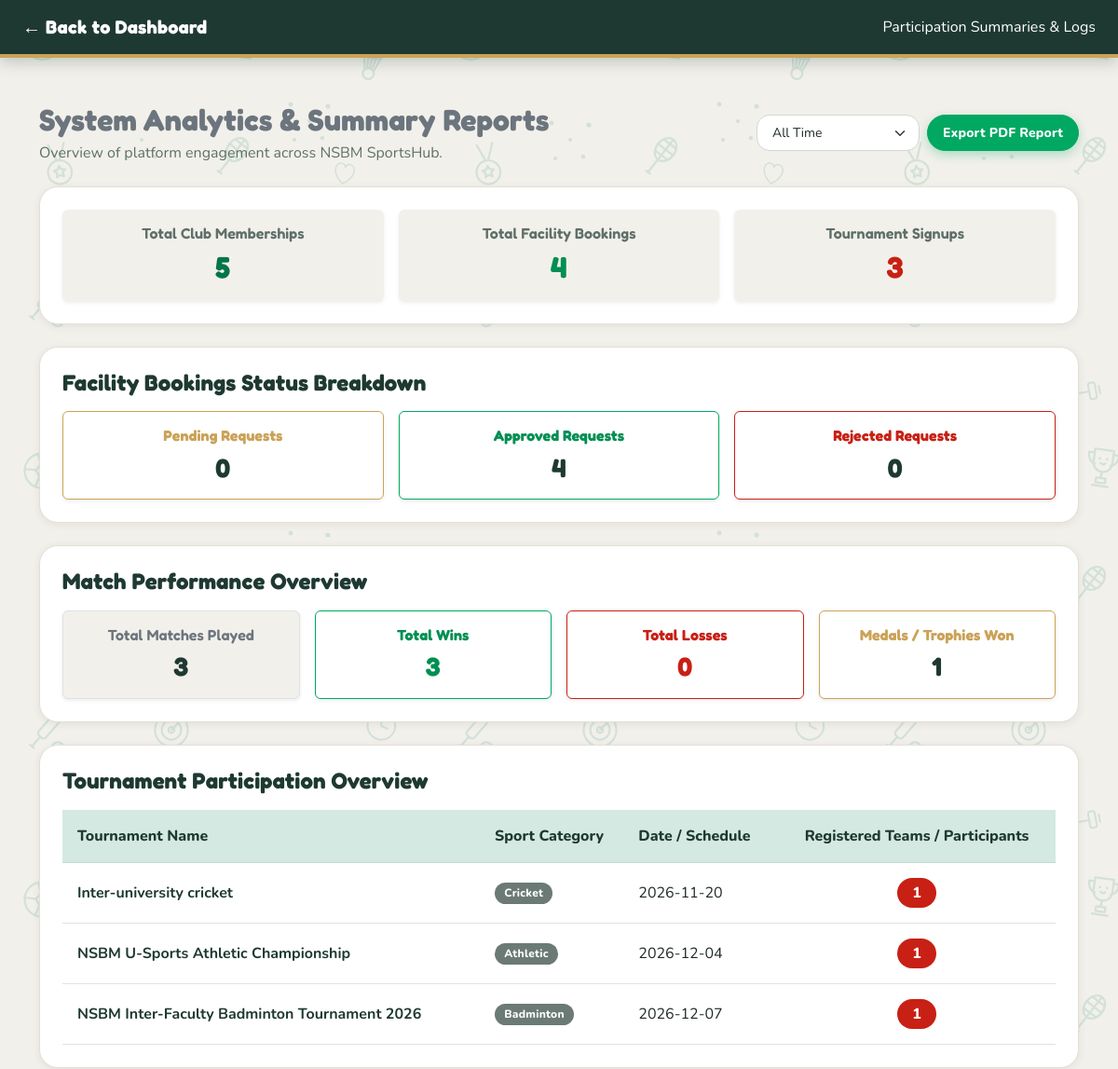
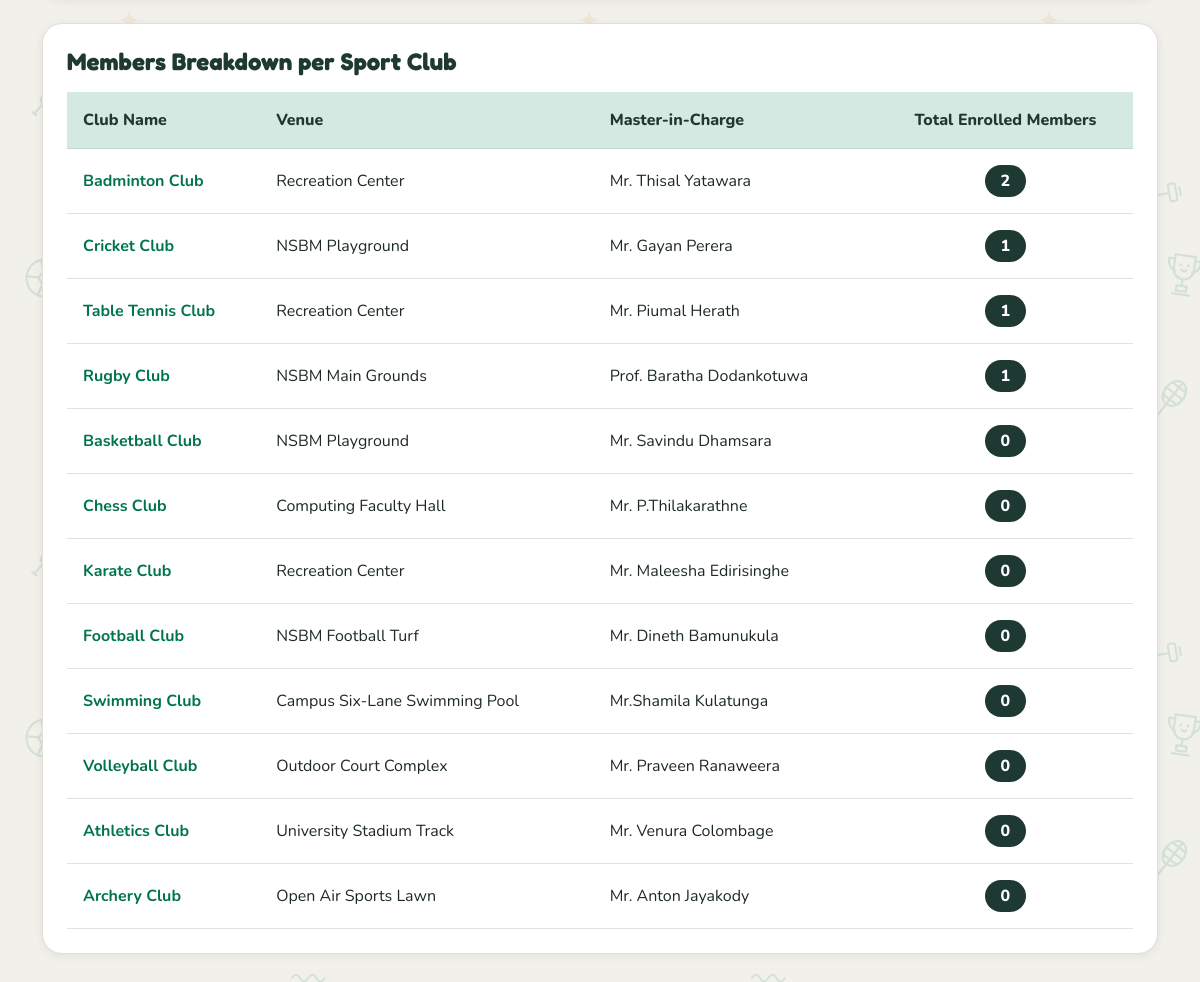
The page /admin/reports.php (signed in) on the database its author committed (2 pictures, top to bottom).
### tables this page shows
CREATE TABLE `tournaments` (
  `id` int(11) NOT NULL,
  `tournament_name` varchar(150) NOT NULL,
  `sport` varchar(100) NOT NULL DEFAULT '',
  `tournament_date` date NOT NULL,
  `venue` varchar(150) NOT NULL DEFAULT '',
  `description` text DEFAULT NULL
);

### admin/reports.php (the view, shortened to what this page needs)
<?php
include '../db.php';
$filter = isset($_GET['filter']) ? $_GET['filter'] : 'all';
?>
<!DOCTYPE html>
<html lang="en">
<head>
    <link href="https://cdn.jsdelivr.net/npm/bootstrap@5.3.0/dist/css/bootstrap.min.css" rel="stylesheet">
    <link rel="stylesheet" href="../style.css">
</head>
<body class="bg-light">
    <nav class="navbar navbar-dark bg-dark px-4 shadow-sm justify-content-between">
        <a class="navbar-brand fw-bold" href="dashboard.php">← Back to Dashboard</a>
        <span class="text-white">Participation Summaries & Logs</span>
    </nav>
    <div class="container my-5">
        <div class="d-flex justify-content-between align-items-center mb-4 flex-wrap gap-3">
            <div>
                <h2 class="fw-bold text-secondary mb-1">System Analytics & Summary Reports</h2>
                <p class="text-muted mb-0">Overview of platform engagement across NSBM SportsHub.</p>
            </div>
            <div class="d-flex gap-2">
                <form method="GET" class="d-flex align-items-center gap-2">
                    <select name="filter" class="form-select form-select-sm px-3 py-2 filter-dropdown" onchange="this.form.submit()">
                        <option value="all" <?php if($filter=='all') echo 'selected'; ?>>All Time</option>
                    </select>
                </form>
                <a href="export_pdf.php" class="btn btn-success btn-sm d-flex align-items-center gap-1 px-3">
                    Export PDF Report
                </a>
            </div>
        </div>
        <div class="card shadow-sm border-0 rounded-4 p-4 bg-white mb-4">
            <div class="row text-center g-3">
                <div class="col-md-4">
                    <div class="p-3 bg-light rounded shadow-sm">
                        <h6 class="text-muted">Total Club Memberships</h6>
                        <h2 class="fw-bold text-primary mb-0">
                            <?php
                            $res = $conn->query("SELECT COUNT(*) as count FROM club_memberships");
                            echo ($res) ? $res->fetch_assoc()['count'] : 0;
                            ?>
                        </h2>
                    </div>
                </div>
                <div class="col-md-4">
                    <div class="p-3 bg-light rounded shadow-sm">
                        <h6 class="text-muted">Total Facility Bookings</h6>
                        <h2 class="fw-bold text-success mb-0">
                            <?php
                            $res = $conn->query("SELECT COUNT(*) as count FROM facility_bookings");
                            echo ($res) ? $res->fetch_assoc()['count'] : 0;
                            ?>
                        </h2>
                    </div>
                </div>
                <div class="col-md-4">
                    <div class="p-3 bg-light rounded shadow-sm">
                        <h6 class="text-muted">Tournament Signups</h6>
                        <h2 class="fw-bold text-danger mb-0">
                            <?php
                            $res = $conn->query("SELECT COUNT(*) as count FROM tournament_registrations");
                            echo ($res) ? $res->fetch_assoc()['count'] : 0;
                            ?>
                        </h2>
                    </div>
                </div>
            </div>
        </div>
        <div class="card shadow-sm border-0 rounded-4 p-4 bg-white mb-4">
            <h4 class="fw-bold text-dark mb-3">Facility Bookings Status Breakdown</h4>
            <div class="row text-center g-3">
                <div class="col-md-4">
                    <div class="p-3 border border-warning rounded bg-white shadow-sm">
                        <h6 class="text-warning fw-bold">Pending Requests</h6>
                        <h3 class="fw-bold text-dark mb-0">
                            <?php
                            $pendingRes = $conn->query("SELECT COUNT(*) as count FROM facility_bookings WHERE status = 'Pending'");
                            echo ($pendingRes) ? $pendingRes->fetch_assoc()['count'] : 0;
                            ?>
                        </h3>
                    </div>
                </div>
                <div class="col-md-4">
                    <div class="p-3 border border-success rounded bg-white shadow-sm">
                        <h6 class="text-success fw-bold">Approved Requests</h6>
                        <h3 class="fw-bold text-dark mb-0">
                            <?php
                            $approvedRes = $conn->query("SELECT COUNT(*) as count FROM facility_bookings WHERE status = 'Approved'");
                            echo ($approvedRes) ? $approvedRes->fetch_assoc()['count'] : 0;
                            ?>
                        </h3>
                    </div>
                </div>
                <div class="col-md-4">
                    <div class="p-3 border border-danger rounded bg-white shadow-sm">
                        <h6 class="text-danger fw-bold">Rejected Requests</h6>
                        <h3 class="fw-bold text-dark mb-0">
                            <?php
                            $rejectedRes = $conn->query("SELECT COUNT(*) as count FROM facility_bookings WHERE status = 'Rejected'");
                            echo ($rejectedRes) ? $rejectedRes->fetch_assoc()['count'] : 0;
                            ?>
                        </h3>
                    </div>
                </div>
            </div>
        </div>
        <div class="card shadow-sm border-0 rounded-4 p-4 bg-white mb-4">
            <h4 class="fw-bold text-dark mb-3">Match Performance Overview</h4>
            <div class="row text-center g-3">
                <div class="col-md-3">
                    <div class="p-3 border rounded bg-light shadow-sm">
                        <h6 class="text-secondary fw-semibold">Total Matches Played</h6>
                        <h3 class="fw-bold text-dark mb-0">
                            <?php
                            $totalMatches = 0;
                            $matchCheck = $conn->query("SHOW TABLES LIKE 'matches'");
                            if ($matchCheck && $matchCheck->num_rows > 0) {
                                $mRes = $conn->query("SELECT COUNT(*) as count FROM matches WHERE status = 'Completed'");
                                if ($mRes) { $totalMatches = $mRes->fetch_assoc()['count']; }
                            }
                            echo $totalMatches;
                            ?>
                        </h3>
                    </div>
                </div>
                <div class="col-md-3">
                    <div class="p-3 border border-success rounded bg-white shadow-sm">
                        <h6 class="text-success fw-bold">Total Wins</h6>
                        <h3 class="fw-bold text-success mb-0">
                            <?php
                            $totalWins = 0;
                            if ($matchCheck && $matchCheck->num_rows > 0) {
                                $winRes = $conn->query("SELECT COUNT(*) as count FROM matches WHERE outcome = 'Win' OR outcome LIKE '%Medal%' OR outcome LIKE '%Trophy%' OR outcome LIKE '%Gold%'");
                                if ($winRes) { $totalWins = $winRes->fetch_assoc()['count']; }
                            }
                            echo $totalWins;
                            ?>
                        </h3>
                    </div>
                </div>
                <div class="col-md-3">
                    <div class="p-3 border border-danger rounded bg-white shadow-sm">
                        <h6 class="text-danger fw-bold">Total Losses</h6>
                        <h3 class="fw-bold text-danger mb-0">
                            <?php
                            $totalLosses = 0;
                            if ($matchCheck && $matchCheck->num_rows > 0) {
                                $lossRes = $conn->query("SELECT COUNT(*) as count FROM matches WHERE outcome = 'Loss'");
                                if ($lossRes) { $totalLosses = $lossRes->fetch_assoc()['count']; }
                            }
                            echo $totalLosses;
                            ?>
                        </h3>
                    </div>
                </div>
                <div class="col-md-3">
                    <div class="p-3 border border-warning rounded bg-white shadow-sm">
                        <h6 class="text-warning fw-bold">Medals / Trophies Won</h6>
                        <h3 class="fw-bold text-dark mb-0">
                            <?php
                            $totalMedals = 0;
                            if ($matchCheck && $matchCheck->num_rows > 0) {
                                $medRes = $conn->query("SELECT COUNT(*) as count FROM matches WHERE outcome LIKE '%Medal%' OR outcome LIKE '%Trophy%' OR outcome LIKE '%Gold%'");
                                if ($medRes) { $totalMedals = $medRes->fetch_assoc()['count']; }
                            }
                            echo $totalMedals;
                            ?>
                        </h3>
                    </div>
                </div>
            </div>
        </div>
        <div class="card shadow-sm border-0 rounded-4 p-4 bg-white mb-4">
            <h4 class="fw-bold text-dark mb-3">Tournament Participation Overview</h4>
            <div class="table-responsive">
                <table class="table table-hover align-middle mb-0">
                    <thead class="table-light">
                        <tr>
                            <th class="py-3 ps-3">Tournament Name</th>
                            <th class="py-3">Sport Category</th>
                            <th class="py-3">Date / Schedule</th>
                            <th class="py-3 text-center">Registered Teams / Participants</th>
                        </tr>
                    </thead>
                    <tbody>
                        <?php
                        $tournamentQuery = "SELECT t.id, t.tournament_name, t.sport, t.tournament_date, COUNT(tr.id) as reg_count
                                            FROM tournaments t
                                            LEFT JOIN tournament_registrations tr ON t.id = tr.tournament_id
                                            GROUP BY t.id, t.tournament_name, t.sport, t.tournament_date
                                            ORDER BY reg_count DESC";
                        $tournamentResult = $conn->query($tournamentQuery);
                        if ($tournamentResult && $tournamentResult->num_rows > 0) {
                            while($tRow = $tournamentResult->fetch_assoc()) {
                                echo '<tr>
                                        <td class="py-3 ps-3 fw-bold text-dark">' . htmlspecialchars($tRow['tournament_name']) . '</td>
                                        <td class="py-3"><span class="badge bg-secondary">' . htmlspecialchars($tRow['sport'] ?? '-') . '</span></td>
                                        <td class="py-3 text-nowrap">' . htmlspecialchars($tRow['tournament_date']) . '</td>
                                        <td class="py-3 text-center"><span class="badge bg-danger fs-6 px-3 py-2 rounded-pill">' . $tRow['reg_count'] . '</span></td>
                                      </tr>';
                            }
                        } else {
                            echo '<tr><td colspan="4" class="text-center text-muted py-3">No tournaments found.</td></tr>';
                        }
                        ?>
                    </tbody>
                </table>
            </div>
        </div>
        <div class="card shadow-sm border-0 rounded-4 p-4 bg-white">
            <h4 class="fw-bold text-dark mb-3">Members Breakdown per Sport Club</h4>
            <div class="table-responsive">
                <table class="table table-hover align-middle mb-0">
                    <thead class="table-light">
                        <tr>
                            <th class="py-3 ps-3">Club Name</th>
                            <th class="py-3">Venue</th>
                            <th class="py-3">Master-in-Charge</th>
                            <th class="py-3 text-center">Total Enrolled Members</th>
                        </tr>
                    </thead>
                    <tbody>
                        <?php
                        $clubReportQuery = "SELECT c.club_name, c.venue, c.master_in_charge, COUNT(cm.id) as member_count
                                            FROM clubs c
                                            LEFT JOIN club_memberships cm ON c.id = cm.club_id
                                            GROUP BY c.id
                                            ORDER BY member_count DESC";
                        $clubReportResult = $conn->query($clubReportQuery);
                        if ($clubReportResult && $clubReportResult->num_rows > 0) {
                            while($row = $clubReportResult->fetch_assoc()) {
                                echo '<tr>
                                        <td class="py-3 ps-3 fw-bold text-primary">' . htmlspecialchars($row['club_name']) . '</td>
                                        <td class="py-3">' . htmlspecialchars($row['venue'] ?? '-') . '</td>
                                        <td class="py-3">' . htmlspecialchars($row['master_in_charge'] ?? '-') . '</td>
                                        <td class="py-3 text-center"><span class="badge bg-primary fs-6 px-3 py-2">' . $row['member_count'] . '</span></td>
                                      </tr>';
                            }
                        } else {
                            echo '<tr><td colspan="4" class="text-center text-muted py-3">No clubs or member data found.</td></tr>';
                        }
                        ?>
                    </tbody>
                </table>
            </div>
        </div>
    </div>
</body>
</html>

### rows shown on the page
tournaments: tournament_name "Inter-university cricket", sport "Cricket", tournament_date "2026-11-20", reg_count "1"
tournaments: tournament_name "NSBM U-Sports Athletic Championship", sport "Athletic", tournament_date "2026-12-04", reg_count "1"
tournaments: tournament_name "NSBM Inter-Faculty Badminton Tournament 2026", sport "Badminton", tournament_date "2026-12-07", reg_count "1"

### other values the page prints
$res->fetch_assoc()['count'] "5"
$res->fetch_assoc()['count'] "4"
$res->fetch_assoc()['count'] "3"
$pendingRes->fetch_assoc()['count'] "0"
$approvedRes->fetch_assoc()['count'] "4"
$rejectedRes->fetch_assoc()['count'] "0"
$totalMatches "3"
$totalWins "3"
$totalLosses "0"
$totalMedals "1"
$row['club_name'] "Badminton Club"
$row['venue'] "Recreation Center"
$row['master_in_charge'] "Mr. Thisal Yatawara"
$row['member_count'] "2"
$row['club_name'] "Cricket Club"
